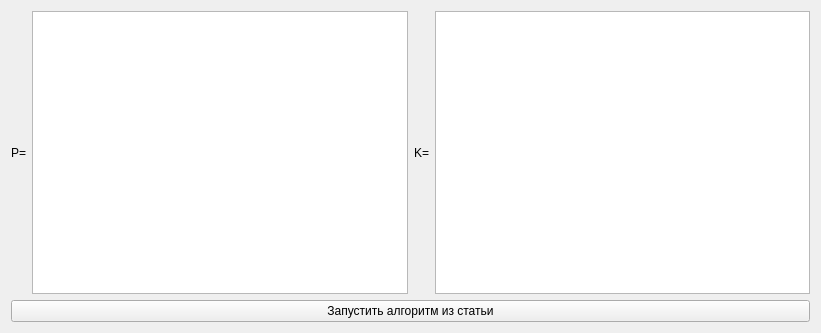
<?xml version="1.0" encoding="UTF-8"?>
<ui version="4.0">
 <class>Form</class>
 <widget class="QWidget" name="Form">
  <property name="geometry">
   <rect>
    <x>0</x>
    <y>0</y>
    <width>821</width>
    <height>333</height>
   </rect>
  </property>
  <property name="windowTitle">
   <string>Значения матриц P и K при известных A и B</string>
  </property>
  <layout class="QVBoxLayout" name="verticalLayout">
   <item>
    <layout class="QHBoxLayout" name="horizontalLayout_3">
     <item>
      <layout class="QHBoxLayout" name="horizontalLayout">
       <item>
        <widget class="QLabel" name="label">
         <property name="text">
          <string>P=</string>
         </property>
         <property name="alignment">
          <set>Qt::AlignCenter</set>
         </property>
        </widget>
       </item>
       <item>
        <widget class="QTableWidget" name="table_P"/>
       </item>
      </layout>
     </item>
     <item>
      <layout class="QHBoxLayout" name="horizontalLayout_2">
       <item>
        <widget class="QLabel" name="label_2">
         <property name="text">
          <string>K=</string>
         </property>
         <property name="alignment">
          <set>Qt::AlignCenter</set>
         </property>
        </widget>
       </item>
       <item>
        <widget class="QTableWidget" name="table_K"/>
       </item>
      </layout>
     </item>
    </layout>
   </item>
   <item>
    <widget class="QPushButton" name="run_algoritm">
     <property name="text">
      <string>Запустить алгоритм из статьи</string>
     </property>
    </widget>
   </item>
  </layout>
 </widget>
 <resources/>
 <connections/>
</ui>
